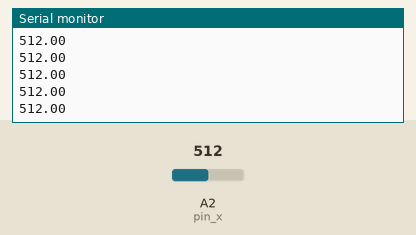
Recording of a sketch running on a simulated Arduino Uno, built with avr-gcc and run on an emulated ATmega328P. On the bench: the last lines printed to the serial monitor. Inputs (shaded band) come from the test bench; at power-on: A2 (pin_x) = 512.

Above: at 1.2 s.
1.3 s: A2 (pin_x) set to 716
At 1.9 s:
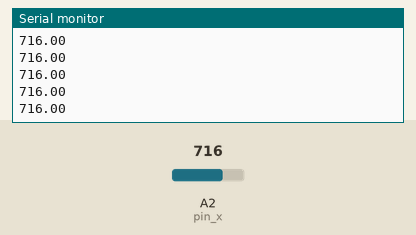
2.8 s: A2 (pin_x) set to 900
At 3.7 s:
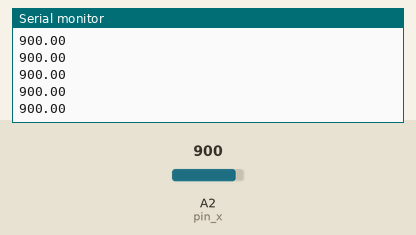
Timing chart, 0 to 5.8 s (numbered marks = the images above; inputs shaded):
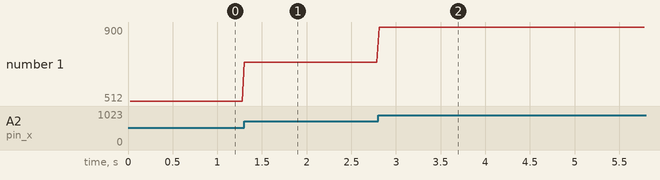

Measured:
- after the input at 1.3 s, the serial monitor: prints a new line at once (image 1)
- after the input at 2.8 s, the serial monitor: prints a new line at once (image 2)
- plotted number 1: 512 → 716 after the input at 1.3 s, 716 → 900 after the input at 2.8 s

The sketch:

x_accelerometer.ino.ino
```cpp
// define variables

float acc_x;

const int pin_x = 2;
const int pin_y = 1;
const int pin_z = 0;

void setup() {
  // put your setup code here, to run once:

Serial.begin(9600);
}

void loop() {
  // put your main code here, to run repeatedly:

delay(25);

acc_x = analogRead(pin_x);
//acc_y = analogRead(pin_y);
//acc_z = analogRead(pin_z);

Serial.println(acc_x);

}
```
